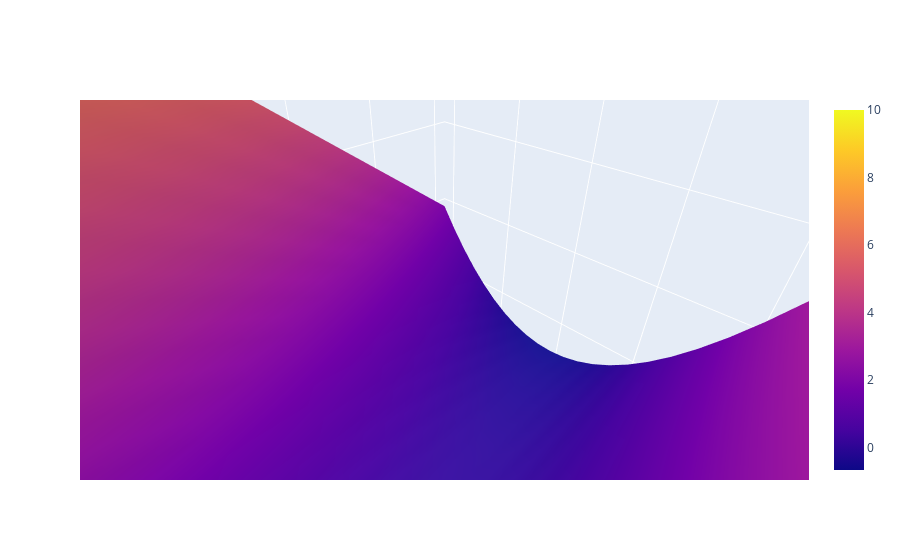

Notebook source saved alongside this figure:
### Code cell
fig = go.Figure(data=[go.Surface(z=Z2)])
fig.update_layout( scene = {
            #"xaxis": {"nticks": 20},
            #"zaxis": {"nticks": 10},
         #   'camera_eye': {"x": 0, "y": -1, "z": 0.5},
            "aspectratio": {"x": 1, "y": 1, "z": 1}
        }) #,width=500, height=400) #title='Mt Bruno Elevation', autosize=True,
                  #width=500, height=400,
                  #margin=dict(l=65, r=50, b=65, t=90))

fig.show()

### Figure 1 — Plotly figure (JSON) as saved in the notebook; plotly's stock layout.template omitted (floating-point values rounded to 4 significant figures; data arrays with more than 128 entries replaced by an {"elided": "..."} marker saying what was removed)
{"data": [{"type": "surface", "z": {"elided": "30x30 float values"}}], "layout": {"autosize": true, "scene": {"aspectratio": {"x": 1, "y": 1, "z": 1}, "camera": {"center": {"x": 0, "y": 0, "z": 0}, "eye": {"x": 0.214, "y": 0.214, "z": 0.214}, "projection": {"type": "perspective"}, "up": {"x": 0, "y": 0, "z": 1}}}}}
